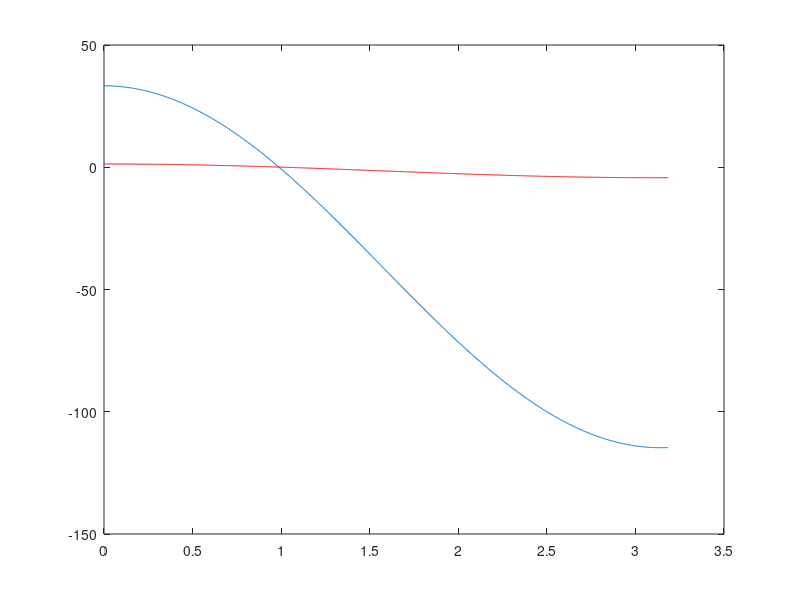
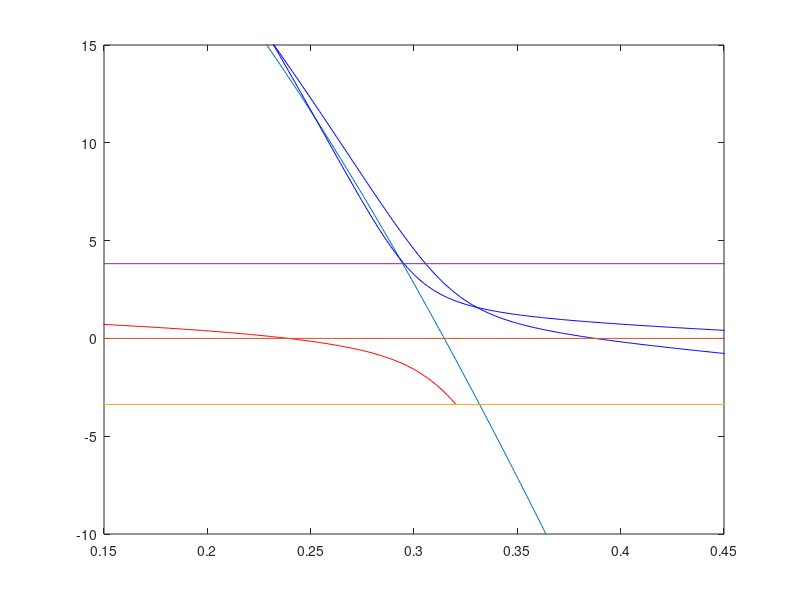

These charts were generated, in order, by the following MATLAB code: (Note: this script raises an error after producing the figures.)
angle = 0;
%angle given in radians
% 
% t = 45;
% mu = 3.17*t;
% s = 0.06*t;
% chi0 = -0.04*t;
% chi1 = 0.012*t;
% ef = -0.08*t;

%lower band
t = 37;
mu = 3.10*t;
s = 0.075*t;
chi0 = -0.06*t;
chi1 = 0.011*t;
ef = -0.16*t;

x =  0:0.01:10;
kx = x/pi;
%ky = kx/cos(angle);
ky = kx*tan(angle);
%figure; plot(kx,ky);

l_band = 2*t*(cos(kx) + cos(ky)) - mu;
f_band = -2*chi0*(cos(kx) + cos(ky)) - 4*chi1*cos(kx).*cos(ky) + ef;

k = sqrt(kx.^2 + ky.^2);

figure; plot(k,l_band); hold on; plot(k,f_band,'r');

ylow = (l_band + f_band)/2 - sqrt(((l_band - f_band)/2).^2 + s^2);
yup = (l_band + f_band)/2 + sqrt(((l_band - f_band)/2).^2 + s^2);
figure; plot(k(1:317)/pi,ylow(1:317),'r'); 
hold on; plot(k/pi,yup,'b'); hold on; plot(k/pi,l_band);
%hold on; plot([0 1], [0 0]);
xlim([0.15 0.45]); ylim([-10 15]);
%hold on; plot([0 1], [-3.38 -3.38]);
%hold on; plot([0 1], [3.82 3.82]);
%hold on; plot(xl,yl,'rx');
%%
angle = 0;
%angle given in radians
% 
% t = 45;
% mu = 3.17*t;
% s = 0.06*t;
% chi0 = -0.04*t;
% chi1 = 0.012*t;
% ef = -0.08*t;

%upper band
t = 45;
mu = 3.17*t;
s = 0.06*t;
chi0 = -0.04*t;
chi1 = 0.012*t;
ef = -0.08*t;

x =  0:0.01:10;
kx = x/pi;
%ky = kx/cos(angle);
ky = kx*tan(angle);
%figure; plot(kx,ky);

l_band = 2*t*(cos(kx) + cos(ky)) - mu;
f_band = -2*chi0*(cos(kx) + cos(ky)) - 4*chi1*cos(kx).*cos(ky) + ef;

k = sqrt(kx.^2 + ky.^2);

%figure; plot(k,l_band); hold on; plot(k,f_band,'r');

ylow = (l_band + f_band)/2 - sqrt(((l_band - f_band)/2).^2 + s^2);
yup = (l_band + f_band)/2 + sqrt(((l_band - f_band)/2).^2 + s^2);
%figure; plot(k/pi,ylow,'r'); 
hold on; plot(k/pi,yup,'b'); %hold on; plot(k/pi,l_band);
hold on; plot([0 1], [0 0]);
xlim([0.15 0.45]); ylim([-10 15]);
hold on; plot([0 1], [-3.38 -3.38]);
hold on; plot([0 1], [3.82 3.82]);
hold on; plot(xu,yu,'rx');
%%
hold on; plot([0 1], [-3.38 -3.38]);
hold on; plot([0 1], [3.82 3.82]);
%%
angle = 0;
%angle given in radians
% 
% t = 45;
% mu = 3.17*t;
% s = 0.06*t;
% chi0 = -0.04*t;
% chi1 = 0.012*t;
% ef = -0.08*t;

%upper band
t = 45;
mu = 3.17*t;
s = 0.06*t;
chi0 = -0.04*t;
chi1 = 0.012*t;
ef = -0.08*t;

x =  -10:0.1:10;
kx = x/pi;
%ky = kx/cos(angle);
%ky = kx*tan(angle);
ky = kx;
%figure; plot(kx,ky);
[KX, KY]  = meshgrid(kx,ky);
%l_band = 2*t*(cos(KX) + cos(KY)) - mu;
f_band = -2*chi0*(cos(KX) + cos(KY)) - 4*chi1*cos(KX).*cos(KY) + ef;
%l_band = -20*(KX.^2 + KY.^2) + 100;
%figure; surf(f_band);

ylow = (l_band + f_band)/2 - sqrt(((l_band - f_band)/2).^2 + s^2);
yup = (l_band + f_band)/2 + sqrt(((l_band - f_band)/2).^2 + s^2);

%figure; surf(ylow); hold on; surf(yup);

xx = kx;
y1 = ylow(100,1:end);
y2 = yup(100,1:end);
figure; plot(kx,y1); hold on; plot(kx,y2) 